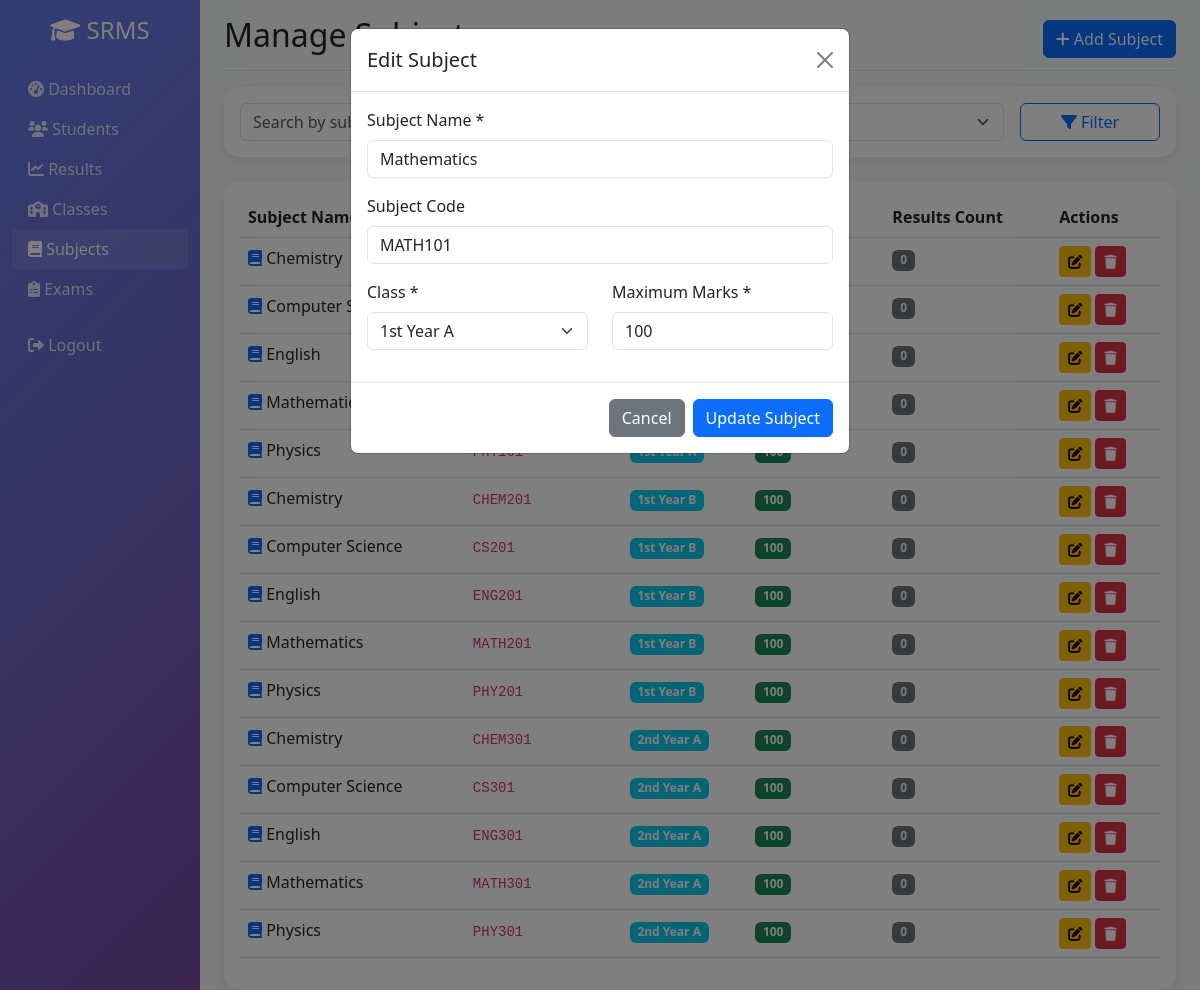
The page /subjects.php?edit=1 (signed in) on the database its author committed.
### tables this page shows
CREATE TABLE `subjects` (
  `id` int(11) NOT NULL AUTO_INCREMENT,
  `subject_name` varchar(100) NOT NULL,
  `subject_code` varchar(20) DEFAULT NULL,
  `class_id` int(11) NOT NULL,
  `max_marks` int(11) NOT NULL DEFAULT 100,
  `created_at` timestamp NOT NULL DEFAULT current_timestamp(),
  PRIMARY KEY (`id`),
  KEY `class_id` (`class_id`),
  CONSTRAINT `subjects_ibfk_1` FOREIGN KEY (`class_id`) REFERENCES `classes` (`id`) ON DELETE CASCADE
);

CREATE TABLE `classes` (
  `id` int(11) NOT NULL AUTO_INCREMENT,
  `class_name` varchar(50) NOT NULL,
  `section` varchar(10) DEFAULT NULL,
  `created_at` timestamp NOT NULL DEFAULT current_timestamp(),
  PRIMARY KEY (`id`),
  UNIQUE KEY `class_name_section` (`class_name`, `section`)
);

### includes/functions.php (called while the page is built, shortened)
<?php
include_once 'db.php';
function sanitize($data) {
    global $conn;
    return htmlspecialchars(strip_tags(trim($conn->real_escape_string($data))));
}
?>

### subjects.php (the view, shortened to what this page needs)
<?php
include_once 'includes/functions.php';
$edit_subject = null;
if (isset($_GET['edit'])) {
    $id = sanitize($_GET['edit']);
    $sql = "SELECT * FROM subjects WHERE id = ?";
    $stmt = $conn->prepare($sql);
    $stmt->bind_param("i", $id);
    $stmt->execute();
    $result = $stmt->get_result();
    $edit_subject = $result->fetch_assoc();
}
$page = isset($_GET['page']) ? (int)$_GET['page'] : 1;
$limit = 20;
$offset = ($page - 1) * $limit;
$sql = "SELECT sub.*, c.class_name, c.section,
        (SELECT COUNT(*) FROM results WHERE subject_id = sub.id) as result_count
        FROM subjects sub
        JOIN classes c ON sub.class_id = c.id WHERE 1=1";
$sql .= " ORDER BY c.class_name, c.section, sub.subject_name LIMIT $limit OFFSET $offset";
$subjects = $conn->query($sql);
$classes = $conn->query("SELECT * FROM classes ORDER BY class_name, section");
?>
<!DOCTYPE html>
<html lang="en">
<head>
    <link href="https://cdn.jsdelivr.net/npm/bootstrap@5.3.0/dist/css/bootstrap.min.css" rel="stylesheet">
    <link rel="stylesheet" href="https://cdnjs.cloudflare.com/ajax/libs/font-awesome/6.0.0/css/all.min.css">
</head>
<body>
    <div class="container-fluid">
        <div class="row">
            <nav class="col-md-3 col-lg-2 d-md-block sidebar collapse">
                <div class="position-sticky pt-3">
                    <div class="text-center mb-4">
                        <h4 class="text-white">
                            <i class="fas fa-graduation-cap"></i> SRMS
                        </h4>
                    </div>
                    <ul class="nav flex-column">
                        <li class="nav-item">
                            <a class="nav-link" href="index.php">
                                <i class="fas fa-tachometer-alt"></i> Dashboard
                            </a>
                        </li>
                        <li class="nav-item">
                            <a class="nav-link" href="students.php">
                                <i class="fas fa-users"></i> Students
                            </a>
                        </li>
                        <li class="nav-item">
                            <a class="nav-link" href="results.php">
                                <i class="fas fa-chart-line"></i> Results
                            </a>
                        </li>
                        <li class="nav-item">
                            <a class="nav-link" href="classes.php">
                                <i class="fas fa-school"></i> Classes
                            </a>
                        </li>
                        <li class="nav-item">
                            <a class="nav-link active" href="subjects.php">
                                <i class="fas fa-book"></i> Subjects
                            </a>
                        </li>
                        <li class="nav-item">
                            <a class="nav-link" href="exams.php">
                                <i class="fas fa-clipboard-list"></i> Exams
                            </a>
                        </li>
                        <li class="nav-item mt-3">
                            <a class="nav-link" href="logout.php">
                                <i class="fas fa-sign-out-alt"></i> Logout
                            </a>
                        </li>
                    </ul>
                </div>
            </nav>
            <main class="col-md-9 ms-sm-auto col-lg-10 px-md-4 main-content">
                <div class="d-flex justify-content-between flex-wrap flex-md-nowrap align-items-center pt-3 pb-2 mb-3 border-bottom">
                    <h1 class="h2">Manage Subjects</h1>
                    <div class="btn-toolbar mb-2 mb-md-0">
                        <button type="button" class="btn btn-primary" data-bs-toggle="modal" data-bs-target="#addSubjectModal">
                            <i class="fas fa-plus"></i> Add Subject
                        </button>
                    </div>
                </div>
                <div class="card mb-4">
                    <div class="card-body">
                        <form method="GET" class="row g-3">
                            <div class="col-md-5">
                            </div>
                            <div class="col-md-5">
                            </div>
                            <div class="col-md-2">
                                <button type="submit" class="btn btn-outline-primary w-100">
                                    <i class="fas fa-filter"></i> Filter
                                </button>
                            </div>
                        </form>
                    </div>
                </div>
                <div class="card">
                    <div class="card-body">
                        <div class="table-responsive">
                            <table class="table table-hover">
                                <thead>
                                    <tr>
                                        <th>Subject Name</th>
                                        <th>Subject Code</th>
                                        <th>Class</th>
                                        <th>Max Marks</th>
                                        <th>Results Count</th>
                                        <th>Actions</th>
                                    </tr>
                                </thead>
                                <tbody>
                                    <?php while ($subject = $subjects->fetch_assoc()): ?>
                                    <tr>
                                        <td>
                                            <i class="fas fa-book text-primary"></i>
                                            <?php echo htmlspecialchars($subject['subject_name']); ?>
                                        </td>
                                        <td>
                                            <code><?php echo htmlspecialchars($subject['subject_code']); ?></code>
                                        </td>
                                        <td>
                                            <span class="badge bg-info">
                                                <?php echo $subject['class_name'] . ' ' . $subject['section']; ?>
                                            </span>
                                        </td>
                                        <td>
                                            <span class="badge bg-success"><?php echo $subject['max_marks']; ?></span>
                                        </td>
                                        <td>
                                            <span class="badge bg-secondary"><?php echo $subject['result_count']; ?></span>
                                        </td>
                                        <td>
                                            <a href="?edit=<?php echo $subject['id']; ?>" class="btn btn-sm btn-warning btn-action">
                                                <i class="fas fa-edit"></i>
                                            </a>
                                            <a href="?delete=<?php echo $subject['id']; ?>" class="btn btn-sm btn-danger btn-action" onclick="return confirm('Are you sure?')">
                                                <i class="fas fa-trash"></i>
                                            </a>
                                        </td>
                                    </tr>
                                    <?php endwhile; ?>
                                </tbody>
                            </table>
                        </div>
                    </div>
                </div>
            </main>
        </div>
    </div>
                                    <?php
                                    $classes->data_seek(0);
                                    ?>
    <?php if ($edit_subject): ?>
    <div class="modal fade show" id="editSubjectModal" tabindex="-1" style="display: block; background: rgba(0,0,0,0.5);">
        <div class="modal-dialog">
            <div class="modal-content">
                <div class="modal-header">
                    <h5 class="modal-title">Edit Subject</h5>
                    <a href="subjects.php" class="btn-close"></a>
                </div>
                <form method="POST">
                    <div class="modal-body">
                        <div class="mb-3">
                            <label class="form-label">Subject Name *</label>
                            <input type="text" class="form-control" name="subject_name" value="<?php echo $edit_subject['subject_name']; ?>" required>
                        </div>
                        <div class="mb-3">
                            <label class="form-label">Subject Code</label>
                            <input type="text" class="form-control" name="subject_code" value="<?php echo $edit_subject['subject_code']; ?>">
                        </div>
                        <div class="row">
                            <div class="col-md-6 mb-3">
                                <label class="form-label">Class *</label>
                                <select class="form-select" name="class_id" required>
                                    <?php
                                    $classes->data_seek(0);
                                    while ($class = $classes->fetch_assoc()):
                                    ?>
                                    <option value="<?php echo $class['id']; ?>" <?php echo $class['id'] == $edit_subject['class_id'] ? 'selected' : ''; ?>>
                                        <?php echo $class['class_name'] . ' ' . $class['section']; ?>
                                    </option>
                                    <?php endwhile; ?>
                                </select>
                            </div>
                            <div class="col-md-6 mb-3">
                                <label class="form-label">Maximum Marks *</label>
                                <input type="number" class="form-control" name="max_marks" value="<?php echo $edit_subject['max_marks']; ?>" min="1" required>
                            </div>
                        </div>
                    </div>
                    <div class="modal-footer">
                        <a href="subjects.php" class="btn btn-secondary">Cancel</a>
                        <button type="submit" name="edit_subject" class="btn btn-primary">Update Subject</button>
                    </div>
                </form>
            </div>
        </div>
    </div>
    <?php endif; ?>
</body>
</html>

### subjects.php (style rules this page uses)
.sidebar { min-height: 100vh; background: linear-gradient(135deg, #667eea 0%, #764ba2 100%); }
.sidebar .nav-link { color: rgba(255, 255, 255, 0.8); transition: all 0.3s; }
.sidebar .nav-link:hover, .sidebar .nav-link.active { color: white; background: rgba(255, 255, 255, 0.1); }
.main-content { background-color: #f8f9fa; min-height: 100vh; }
.card { border: none; border-radius: 15px; box-shadow: 0 5px 15px rgba(0, 0, 0, 0.08); }
.btn-action { padding: 0.25rem 0.5rem; font-size: 0.875rem; }

### rows shown on the page
subjects: subject_name "Chemistry", result_count "0"
subjects: subject_name "Computer Science", result_count "0"
subjects: subject_name "English", result_count "0"
subjects: subject_name "Mathematics", result_count "0", subject_code "MATH101", class_id "1st Year A", max_marks "100"
subjects: subject_name "Physics", result_count "0"
subjects: subject_name "Chemistry", subject_code "CHEM201", class.class_name "1st Year", class.section "B", max_marks "100", result_count "0"
subjects: subject_name "Computer Science", subject_code "CS201", class.class_name "1st Year", class.section "B", max_marks "100", result_count "0"
subjects: subject_name "English", subject_code "ENG201", class.class_name "1st Year", class.section "B", max_marks "100", result_count "0"
subjects: subject_name "Mathematics", subject_code "MATH201", class.class_name "1st Year", class.section "B", max_marks "100", result_count "0"
subjects: subject_name "Physics", subject_code "PHY201", class.class_name "1st Year", class.section "B", max_marks "100", result_count "0"
subjects: subject_name "Chemistry", subject_code "CHEM301", class.class_name "2nd Year", class.section "A", max_marks "100", result_count "0"
subjects: subject_name "Computer Science", subject_code "CS301", class.class_name "2nd Year", class.section "A", max_marks "100", result_count "0"
subjects: subject_name "English", subject_code "ENG301", class.class_name "2nd Year", class.section "A", max_marks "100", result_count "0"
subjects: subject_name "Mathematics", subject_code "MATH301", class.class_name "2nd Year", class.section "A", max_marks "100", result_count "0"
subjects: subject_name "Physics", subject_code "PHY301", class.class_name "2nd Year", class.section "A", max_marks "100", result_count "0"
